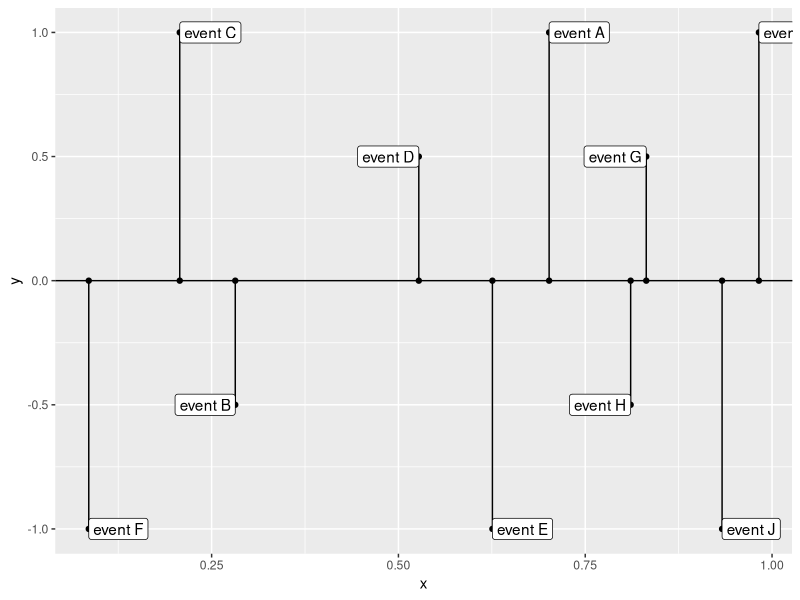
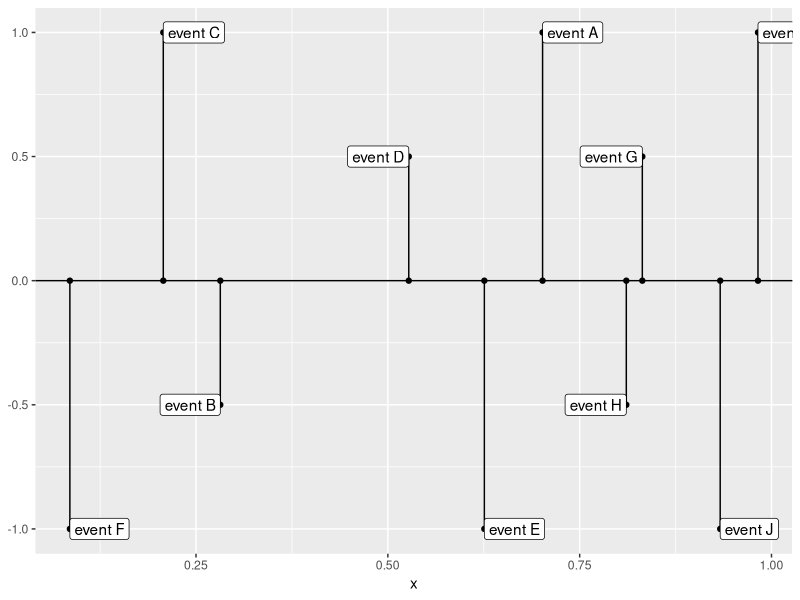
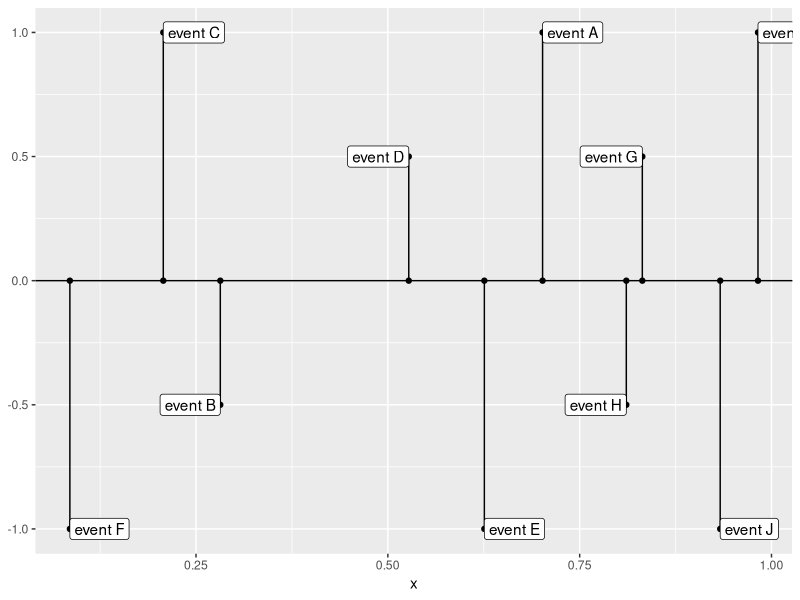

The R script that drew these images, in order:
## ---- chunk 1
knitr::opts_chunk$set(echo = TRUE)
options(tidyverse.quiet = TRUE)
## ---- chunk 2
height_pattern <- c(-1,1, -.5, .5)
hjust_pattern <- c(0,0, 1,1) 

library(tidyverse)
data.frame(x = runif(10)) %>% 
  mutate(event_descr = paste("event", LETTERS[1:10])) ->
timeline_df

timeline_df %>% 
  arrange(x) %>% 
  mutate(xend = x) %>% 
  mutate(yend = 0) %>% 
  mutate(y = rep(height_pattern, nrow(.))[1:nrow(.)]) %>% 
  mutate(hjust = rep(hjust_pattern, nrow(.))[1:nrow(.)]) %>% 
  ggplot() +
  aes(x = x , y = y, xend = xend, yend = yend, label = event_descr ,
      hjust = hjust) + 
  geom_point() +
  geom_point(aes(y = 0)) + 
  geom_segment() + 
  geom_hline(yintercept = 0) + 
  geom_label()
   

compute_timeline <- function(data, scales, height_pattern = c(-1,1, -.5, .5), hjust_pattern = c(0,0, 1,1) ){

  data |> 
  arrange(x) %>% 
  mutate(xend = x) %>% 
  mutate(yend = 0) %>% 
  mutate(y = rep(height_pattern, nrow(.))[1:nrow(.)]) %>% 
  mutate(hjust = rep(hjust_pattern, nrow(.))[1:nrow(.)])
  
}


timeline_df |>
  compute_timeline()

StatTimeline <- ggproto("StatTimeline", Stat, compute_panel = compute_timeline)

timeline_df |>
  ggplot() + 
  aes(x = x, label = event_descr) + 
  geom_hline(yintercept = 0) +
  layer(GeomSegment, StatTimeline, position = "identity") +
  layer(GeomPoint, StatTimeline, position = "identity") + 
  layer(GeomLabel, StatTimeline, position = "identity") + 
  layer(GeomPoint, StatTimeline, position = "identity",
        params = list(y = 0))


geom_timeline_basic <- function(){
  
  list(
    
  geom_hline(yintercept = 0),   
  layer(GeomSegment, StatTimeline, position = "identity"),
  layer(GeomPoint,   StatTimeline, position = "identity"),
  layer(GeomLabel,   StatTimeline, position = "identity"),
  layer(GeomPoint,   StatTimeline, position = "identity", 
        params = list(y = 0))
  )
  
}





timeline_df |>
  ggplot() + 
  aes(x = x, label = event_descr) + 
  geom_timeline_basic()


## ---- chunk 3
